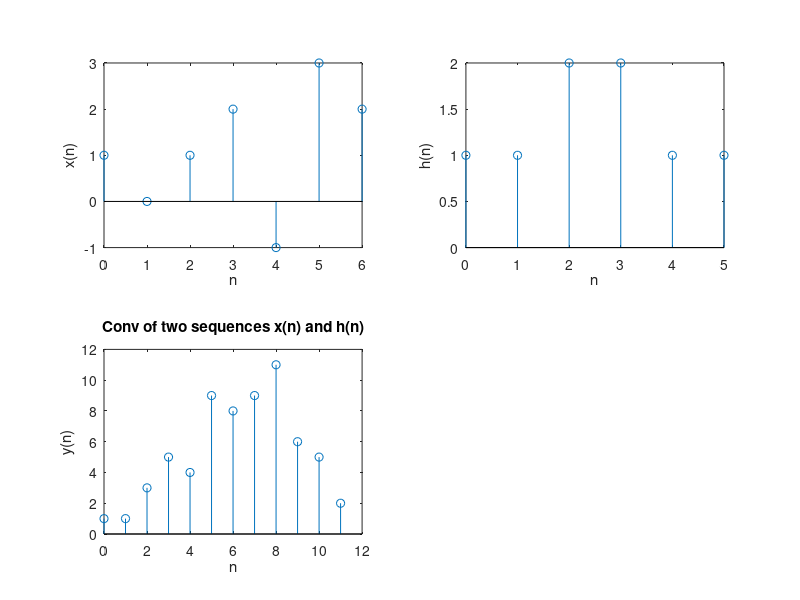

Write MATLAB code to recreate this figure.
clc
clear all;
close all;

%Input Sequence
x =[1,0,1,2,-1,3,2];
N1 = length(x);
n = 0:1:N1-1;
subplot(2,2,1),stem(n,x);
xlabel('n'),ylabel('x(n)');

%Impulse Sequence
h = [1,1,2,2,1,1];
N2 = length(h);
n1 = 0:1:N2-1;
subplot(2,2,2),stem(n1,h);
xlabel('n'),ylabel('h(n)');

%Output Sequence
y = conv(x,h);
n2= 0:1: N1+N2 -2;
subplot(2,2,3),stem(n2,y);
xlabel('n'),ylabel('y(n)');
title('Conv of two sequences x(n) and h(n)');